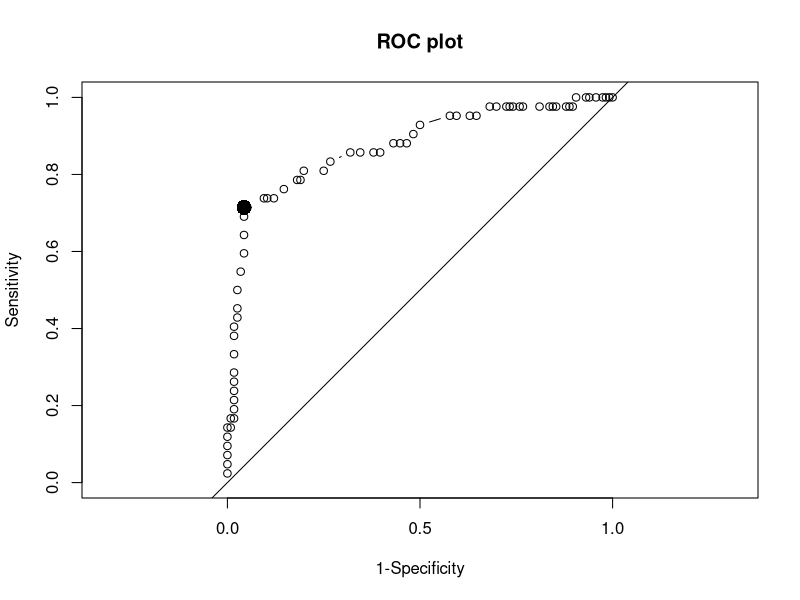

Reproduce this figure in R.
# ROC curve: the StatsDirect help example (Aziz et al. 1996, the sperm deformity
# index of men whose partners did and did not conceive; the test workbook's Graphics
# worksheet columns SDI conceived and SDI not conceived) in R
present <- c(159, 136, 149, 156, 191, 169, 194, 182, 163, 152, 145, 176, 122, 141,
             172, 162, 165, 184, 239, 178, 178, 164, 185, 154, 164, 140, 207, 214,
             165, 183, 218, 142, 161, 168, 181, 162, 166, 150, 205, 163, 166, 176)
absent <- c(165, 140, 154, 139, 134, 154, 120, 133, 150, 146, 140, 114, 128, 131,
            116, 128, 122, 129, 145, 117, 140, 149, 116, 147, 125, 149, 129, 157,
            144, 123, 107, 129, 152, 164, 134, 120, 148, 151, 149, 138, 159, 169,
            137, 151, 141, 145, 135, 135, 153, 125, 159, 148, 142, 130, 111, 140,
            136, 142, 139, 137, 187, 154, 151, 149, 148, 157, 159, 143, 124, 141,
            114, 136, 110, 129, 145, 132, 125, 149, 146, 138, 151, 147, 154, 147,
            158, 156, 156, 128, 151, 138, 193, 131, 127, 129, 120, 159, 147, 159,
            156, 143, 149, 160, 126, 136, 150, 136, 151, 140, 145, 140, 134, 140,
            138, 144, 140, 140)
m <- length(present)                  # condition present (conceived): 42
n <- length(absent)                   # condition absent (not conceived): 116
six <- function(x) formatC(x, digits = 6, format = "f", drop0trailing = TRUE)

# Base R has no ROC function, but the area under the ROC curve is the probability
# that a randomly chosen positive scores higher than a randomly chosen negative
# (a tie counting a half), which is the rank sum statistic W that wilcox.test reports
# (the Mann-Whitney U) divided by m * n. The P value R prints with it tests the null of
# no difference between the groups, under which the area is 0.5.
w <- wilcox.test(present, absent)
print(w)
theta <- as.numeric(w$statistic) / (m * n)

# The curve: sensitivity against 1 - specificity with each observed value in turn
# as the cut-off, a test being positive at or above it. StatsDirect reads high
# values as positive because the mean is higher in the condition present group (with
# the groups the other way round it counts values at or below each cut-off as positive,
# which this script does not do).
cuts <- sort(unique(c(present, absent)))
sens <- sapply(cuts, function(k) mean(present >= k))
spec <- sapply(cuts, function(k) mean(absent < k))

# The area by the trapezoidal rule, from (1, 1) down the steps to (0, 0). With a
# step at every observed value this is the same number as the Wilcoxon estimate.
x <- c(0, rev(1 - spec), 1)
y <- c(0, rev(sens), 1)
auc <- sum(diff(x) * (y[-1] + y[-length(y)]) / 2)
cat("Area under ROC curve by extended trapezoidal rule =", six(auc), "\n")
cat("Wilcoxon estimate of area under ROC curve =", six(theta), "\n")

# DeLong's standard error: for each positive, the proportion of negatives it beats
# (a tie a half), and for each negative, the proportion of positives that beat it.
# The variances of these two sets of placements give the variance of the area.
beats <- outer(present, absent, function(p, a) (p > a) + (p == a) / 2)
se <- sqrt(var(rowMeans(beats)) / m + var(colMeans(beats)) / n)
ci <- pmin(1, pmax(0, theta + c(-1, 1) * qnorm(0.975) * se))   # kept within 0 to 1
cat(paste0("DeLong standard error = ", six(se), ": 95% CI = ", six(ci[1]), " to ",
           six(ci[2]), "\n"))

# The optimum cut-off: the observed value that maximises weight * sensitivity +
# specificity (the smallest such value if several tie); weight 1 treats the two
# as equally important. The cut-off calculator lets you move away from it.
weight <- 1
best <- which.max(weight * sens + spec)
cut <- cuts[best]
a <- sum(present >= cut)              # true positives
b <- sum(absent >= cut)               # false positives
cc <- m - a                           # false negatives (the report's c)
d <- n - b                            # true negatives
cat("Optimum cut-off point selected =", cut, "\n")
cat("Table at cut-off:   a =", a, "  b =", b, "\n")
cat("                    c =", cc, "  d =", d, "\n")

# Sensitivity, specificity and the predictive values at the cut-off, with the exact
# (Clopper-Pearson) 95% confidence limits that binom.test gives. When a proportion
# is 0 or 1 StatsDirect marks its limits as a 97.5% one-sided interval.
report <- function(label, r, N) {
  limits <- binom.test(r, N)$conf.int
  cat(paste0(label, " = ", six(r / N), " (", six(limits[1]), " to ", six(limits[2]),
             ")\n"))
}
report("sensitivity (95% CI)", a, m)
report("specificity (95% CI)", d, n)
report("Predictive value of +ve test", a, a + b)
report("Predictive value of -ve test", d, cc + d)

# With sensitivity weighted twice as important as specificity (weight 2)
best2 <- which.max(2 * sens + spec)
cat("Cut-off with weight 2 =", cuts[best2], "  sensitivity =", six(sens[best2]),
    "  specificity =", six(spec[best2]), "\n")

# The ROC plot: a marker at each cut-off, joined in order, the diagonal of no
# discrimination, and a larger marker at the optimum cut-off
plot(1 - spec, sens, type = "b", pch = 1, xlim = c(0, 1), ylim = c(0, 1), asp = 1,
     xlab = "1-Specificity", ylab = "Sensitivity", main = "ROC plot")
abline(0, 1)
points(1 - spec[best], sens[best], pch = 16, cex = 2)
